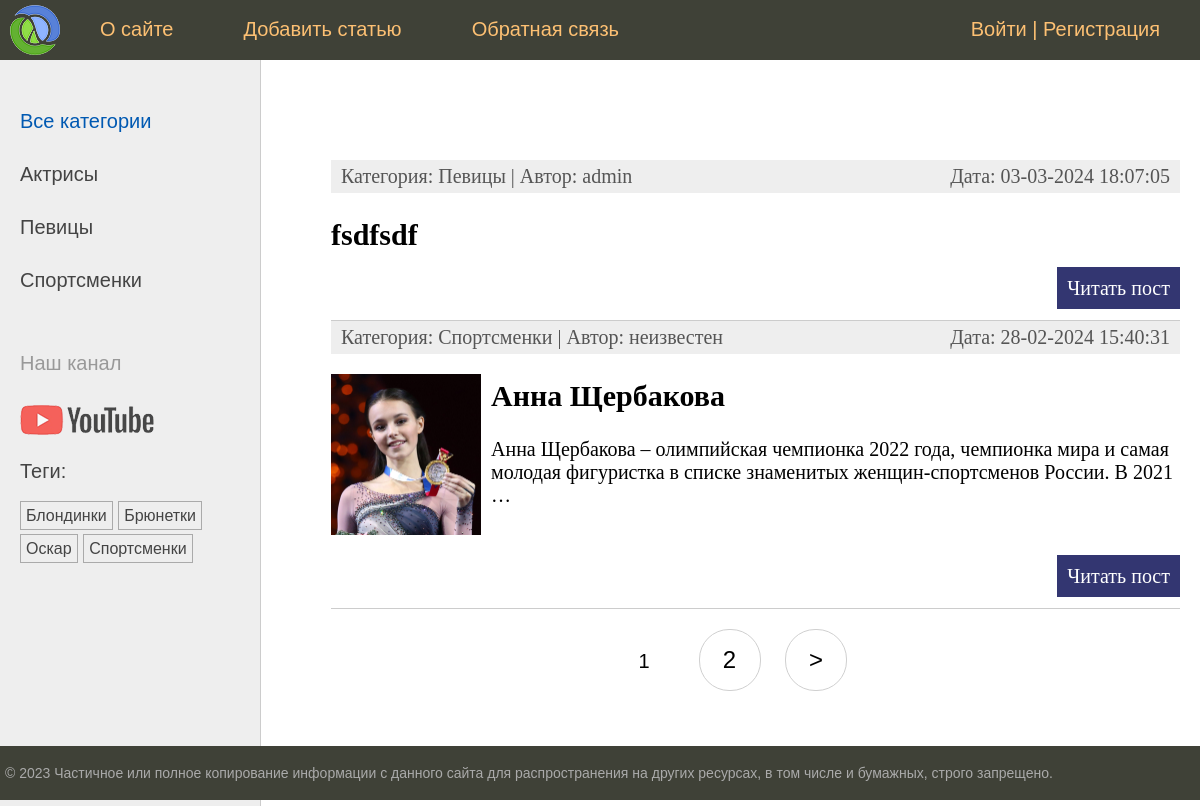
The page / on the database its author committed.
### women/models.py (models this page shows, shortened)
class Category(models.Model):
    title = models.CharField('Категория', max_length=255, db_index=True)
    slug = models.SlugField('Ссылка', max_length=255, unique=True, db_index=True)
    class Meta:
        verbose_name = 'Категория'
        verbose_name_plural = 'Категории'
        ordering = ('title',)
    def get_absolute_url(self):
        return reverse('category', kwargs={'category_slug': self.slug})

class TagPost(models.Model):
    tag = models.CharField(max_length=100, verbose_name='Тег', db_index=True)
    slug = models.SlugField(max_length=100, unique=True, db_index=True)
    class Meta:
        verbose_name = 'Тег'
        verbose_name_plural = 'Теги'
    def get_absolute_url(self):
        return reverse('tag', kwargs={'tag_slug': self.slug})

class Women(models.Model):
    class Status(models.IntegerChoices):
        PUBLISHED = 1, 'Опубликовано'
        DRAFT = 0, 'Черновик',
    title = models.CharField('Название', max_length=255)
    slug = models.SlugField('Ссылка', max_length=255, unique=True, db_index=True)
    photo = models.ImageField(upload_to='photos/%Y/%m/%d', default=None, null=True, blank=True, verbose_name='Фото')
    description = models.TextField('Описание', blank=True)
    is_published = models.BooleanField('Опубликовано', choices=tuple(map(lambda x: (bool(x[0]), x[1]), Status.choices)),
                                       default=Status.DRAFT)
    category = models.ForeignKey(Category, on_delete=models.PROTECT, verbose_name='Категория', related_name='posts')
    tags = models.ManyToManyField('TagPost', related_name='tags', blank=True, verbose_name='Теги')
    husband = models.OneToOneField('Husband', on_delete=models.SET_NULL, related_name='wuman', blank=True, null=True,
                                   verbose_name='Муж')
    created_at = models.DateTimeField('Дата создания', auto_now_add=True)
    updated_at = models.DateTimeField('Дата обновления', auto_now=True)
    author = models.ForeignKey(get_user_model(), on_delete=models.SET_NULL, default=None, null=True,
                               related_name='posts', verbose_name='Автор')
    class Meta:
        verbose_name = 'Женщина'
        verbose_name_plural = 'Женщины'
        ordering = ['-created_at']
        indexes = [
            models.Index(fields=['-created_at'])
        ]
    published = PublishedManager()
    objects = models.Manager()
    def get_absolute_url(self):
        return reverse('post', kwargs={'post_slug': self.slug})

### women/views.py (the view)
# urls.py: path('', WomenHome.as_view(), name='home'),
class WomenHome(DataMixin, ListView):
    model = Women
    template_name = 'women/index.html'
    context_object_name = 'posts'
    title_page = 'Главная страница'
    category_selected = 0
    def get_queryset(self):
        return Women.published.all().select_related('category')

### users/context_processors.py (called while the page is built)
def get_women_context(request):
    return {'mainmenu': menu}

### women/models.py (called while the page is built)
    def get_queryset(self):
        return super().get_queryset().filter(is_published=Women.Status.PUBLISHED)

### women/templatetags/women_tags.py (called while the page is built)
@register.inclusion_tag('women/list_categories.html')
def show_categories(category_selected=0):
    categories = Category.objects.annotate(total=Count('posts')).filter(total__gt=0)
    return {'categories': categories, 'category_selected': category_selected}

@register.inclusion_tag('women/list_tags.html')
def show_all_tags():
    return {'tags': TagPost.objects.annotate(total=Count('tags')).filter(total__gt=0)}

### women/templates/women/index.html (shortened to what this page needs)
{% extends 'base.html' %}
{% block content %}
    <ul class="list-articles">
        {% for post in posts %}
            <li>
                <div class="article-panel">
                    <p class="first">Категория: {{ post.category.title }} | Автор: {{ post.author.username|default:"неизвестен" }}</p>
                    <p class="last">Дата: {{ post.updated_at|date:"d-m-Y H:i:s" }}</p>
                </div>
                {% if post.photo %}
                    <p><img class="img-article-left thumb" src="{{ post.photo.url }}" alt=""></p>
                {% endif %}
                <h2>{{ post.title }}</h2>
                {% autoescape off %}
                    {{ post.description|linebreaks|truncatewords:20 }}
                {% endautoescape %}
                <p class="link-read-post"><a href="{{ post.get_absolute_url }}">Читать пост</a></p>
            </li>
        {% endfor %}
    </ul>
{% endblock %}
{% block navigation %}
    {% if page_obj.has_other_pages %}
        <nav class="list-pages">
            <ul>
                {% for p in paginator.page_range %}
                    {% if page_obj.number == p %}
                        <li class="page-num-selected">{{ p }}</li>
                    {% elif p >= page_obj.number|add:-2 and p <= page_obj.number|add:2 %}
                        <li class="page-num">
                            <a href="?page={{ p }}">{{ p }}</a>
                        </li>
                    {% endif %}
                {% endfor %}
            {% if page_obj.has_next %}
                <li class="page-num">
                    <a href="?page={{ page_obj.next_page_number }}">&gt;</a>
                </li>
            {% endif %}
            </ul>
        </nav>
    {% endif %}
{% endblock %}

### women/templates/women/list_categories.html
{% for category in categories %}
    {% if category.id == category_selected %}
        <li class="selected">
           {{ category.title }}
        </li>
    {% else %}
        <li>
            <a href="{{ category.get_absolute_url }}">{{ category.title }}</a>
        </li>
    {% endif %}
{% endfor %}

### women/templates/women/list_tags.html
{% if tags %}
    <p>Теги:</p>
    <ul class="tags-list">
        {% for tag in tags %}
            <li>
                <a href="{{ tag.get_absolute_url }}">{{ tag.tag }}</a>
            </li>
        {% endfor %}
    </ul>
{% endif %}

### static/women/css/styles.css (style rules this page uses)
html, body { font-family: 'Arial'; margin: 0; padding: 0; height: 100%; width: 100%; color: #444; }
a { color: #0059b2; text-decoration: none; }
img { max-width: 600px; height: auto; }
img.img-article-left { max-width: 300px; height: auto; float: left; padding: 0 10px 10px 0; }
img.img-article-left.thumb { max-width: 150px; height: auto; }
p.link-read-post { text-align: right; }
p.link-read-post a { padding: 10px; min-width: 100px; background: #333671; color: #fff; text-decoration: none; }
div.article-panel { background: #eee; padding: 5px 10px 5px 10px; box-sizing: border-box; overflow: hidden; color: #555; }
div.article-panel p.first { margin: 0; float: left; }
div.article-panel p.last { margin: 0; float: right; }
ul.list-articles { list-style: none; margin: 0; padding: 0; }
ul.list-articles li { border-bottom: 1px solid #ccc; }
.left-chapters ul { width: 230px; margin: 0; padding: 20px 10px 10px 20px; list-style: none; font-size: 20px; }
.left-chapters ul li { margin: 30px 0 0 0; color: #999; }
.left-chapters ul li a { color: #444; text-decoration: none; }
ul.tags-list { width: 100%; margin: 0; padding: 0; list-style: none; }
ul.tags-list li { margin: 0; padding: 0 0 10px; display: inline-block; }
ul.tags-list li a { padding: 5px; font-size: 16px; border: 1px solid #aaa; }
.list-pages { text-align: center; margin: 0 0 20px 0; }
.list-pages ul { margin: 20px 0 0 0; padding: 0; list-style: none; }
.list-pages ul li { display: inline-block; margin: 0 20px 0 0; }
.list-pages a { color: #000; font-size: 24px; text-decoration: none; }
.list-pages .page-num, .page-num-selected { display: inline-block; width: 60px; height: 44px; padding: 16px 0 0 0; border: 1px solid #d0d0d0; border-radius: 30px; }
.list-pages .page-num-selected { border: none; color: #000; font-size: 20px; }

### rows shown on the page
Category: title "Актрисы"
Category: title "Певицы"
Category: title "Спортсменки"
TagPost: tag "Блондинки"
TagPost: tag "Брюнетки"
TagPost: tag "Оскар"
TagPost: tag "Спортсменки"
Women: category "Певицы", author.username "admin", updated_at "03-03-2024 18:07:05", title "fsdfsdf"
Women: category "Спортсменки", author.username "неизвестен", updated_at "28-02-2024 15:40:31", photo (picture), title "Анна Щербакова", description "Анна Щербакова – олимпийская чемпионка 2022 года, чемпионка мира и самая молодая фигуристка в списке знаменитых женщин-спортсменов России. В 2021 …"

### other values the page prints
{{ m.title }} "О сайте" "Добавить статью" "Обратная связь"
{{ p }} "1"
{{ p }} "2"
